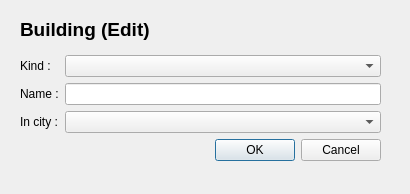
<?xml version="1.0" encoding="UTF-8"?>
<ui version="4.0">
 <class>Dialog</class>
 <widget class="QDialog" name="Dialog">
  <property name="geometry">
   <rect>
    <x>0</x>
    <y>0</y>
    <width>410</width>
    <height>194</height>
   </rect>
  </property>
  <property name="windowTitle">
   <string>Dialog</string>
  </property>
  <widget class="QWidget" name="horizontalLayoutWidget">
   <property name="geometry">
    <rect>
     <x>20</x>
     <y>10</y>
     <width>361</width>
     <height>151</height>
    </rect>
   </property>
   <layout class="QHBoxLayout" name="horizontalLayout">
    <item>
     <layout class="QVBoxLayout" name="verticalLayout">
      <item>
       <widget class="QLabel" name="label">
        <property name="maximumSize">
         <size>
          <width>16777215</width>
          <height>50</height>
         </size>
        </property>
        <property name="font">
         <font>
          <pointsize>14</pointsize>
          <weight>75</weight>
          <bold>true</bold>
         </font>
        </property>
        <property name="text">
         <string>Building (Edit)</string>
        </property>
       </widget>
      </item>
      <item>
       <layout class="QFormLayout" name="formLayout">
        <item row="0" column="0">
         <widget class="QLabel" name="kindLabel">
          <property name="text">
           <string>Kind :</string>
          </property>
         </widget>
        </item>
        <item row="0" column="1">
         <widget class="QComboBox" name="kindComboBox"/>
        </item>
        <item row="1" column="0">
         <widget class="QLabel" name="nameLabel">
          <property name="text">
           <string>Name :</string>
          </property>
         </widget>
        </item>
        <item row="1" column="1">
         <widget class="QLineEdit" name="nameLineEdit">
          <property name="text">
           <string/>
          </property>
         </widget>
        </item>
        <item row="2" column="0">
         <widget class="QLabel" name="inCityLabel">
          <property name="text">
           <string>In city :</string>
          </property>
         </widget>
        </item>
        <item row="2" column="1">
         <widget class="QComboBox" name="inCityComboBox"/>
        </item>
       </layout>
      </item>
      <item>
       <widget class="QDialogButtonBox" name="buttonBox">
        <property name="orientation">
         <enum>Qt::Horizontal</enum>
        </property>
        <property name="standardButtons">
         <set>QDialogButtonBox::Cancel|QDialogButtonBox::Ok</set>
        </property>
       </widget>
      </item>
     </layout>
    </item>
   </layout>
  </widget>
 </widget>
 <resources/>
 <connections>
  <connection>
   <sender>buttonBox</sender>
   <signal>accepted()</signal>
   <receiver>Dialog</receiver>
   <slot>accept()</slot>
   <hints>
    <hint type="sourcelabel">
     <x>248</x>
     <y>254</y>
    </hint>
    <hint type="destinationlabel">
     <x>157</x>
     <y>274</y>
    </hint>
   </hints>
  </connection>
  <connection>
   <sender>buttonBox</sender>
   <signal>rejected()</signal>
   <receiver>Dialog</receiver>
   <slot>reject()</slot>
   <hints>
    <hint type="sourcelabel">
     <x>316</x>
     <y>260</y>
    </hint>
    <hint type="destinationlabel">
     <x>286</x>
     <y>274</y>
    </hint>
   </hints>
  </connection>
 </connections>
</ui>
